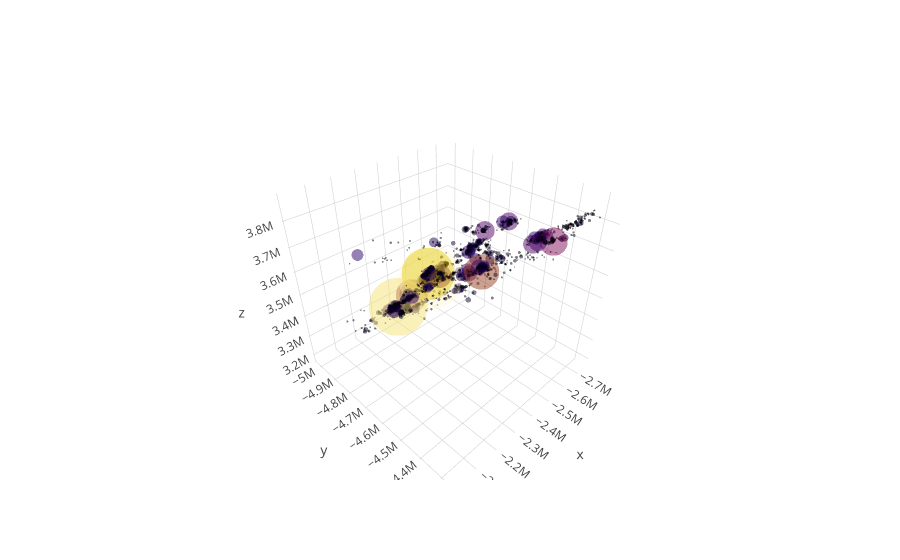

The code cell stored with this chart in its notebook:
### Markdown cell above
The plot below is done with the graphic library plotly. Markers size and color depend on an exponential scale from the magnitude of the events and events with a magnitude under a certain threshold are not shown for the sake of clarity.

### Code cell
import plotly as py # main class
import plotly.graph_objs as go # graphical objects
py = py.offline
py.init_notebook_mode(connected=True)

m_bar = 3.5
dfm = df[df['magnitude'] > m_bar]
x_coord = dfm['x']
y_coord = dfm['y']
z_coord = dfm['z']
magnitude = dfm['magnitude']

trace1 = go.Scatter3d(x=x_coord, y=y_coord, z=z_coord, mode='markers', opacity = 0.7,
                     marker=dict(size=np.exp(magnitude)/np.exp(3.5), colorscale='Electric', 
                     color=np.exp(magnitude)/np.exp(magnitude).max(), line=dict(width=0)))

data = [trace1]
layout = go.Layout(autosize=False, width=800, height=1000)
fig = go.Figure(data=data)
py.iplot(fig)

### Figure 1 — Plotly figure (JSON) as saved in the notebook; plotly's stock layout.template omitted (floating-point values rounded to 4 significant figures; data arrays with more than 128 entries replaced by an {"elided": "..."} marker saying what was removed)
{"data": [{"marker": {"color": {"elided": "3527 float values"}, "colorscale": "Electric", "line": {"width": 0}, "size": {"elided": "3527 float values"}}, "mode": "markers", "opacity": 0.7, "type": "scatter3d", "uid": "159f0fbb-c167-4201-add6-d64efaaa0ac3", "x": {"elided": "3527 int values"}, "y": {"elided": "3527 int values"}, "z": {"elided": "3527 int values"}}], "layout": {}}
